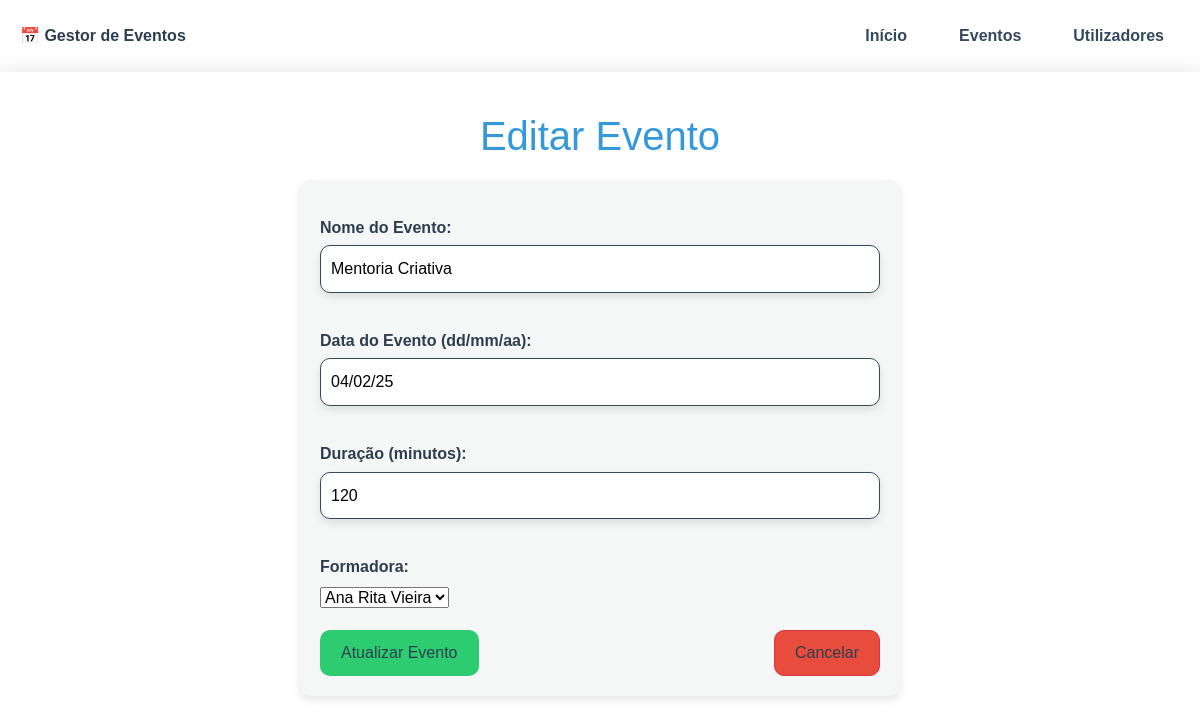
The app's page /editar_evento/1 with its own data.
### models.py (models this page shows)
class Evento(db.Model):
    id = db.Column(db.Integer, primary_key=True)
    nome = db.Column(db.String(100), nullable=False)
    data = db.Column(db.Date, nullable=False)
    duracao = db.Column(db.Integer, nullable=False)
    formadora = db.Column(db.String(100), nullable=True)
    participantes = db.relationship('Participante',
        back_populates='evento',
        cascade='all, delete-orphan'
    )

### routes.py (the view, shortened to what this page needs)
@bp.route('/editar_evento/<int:id>', methods=['GET', 'POST'])
def editar_evento(id):
    try:
        evento = Evento.query.get_or_404(id)
        return render_template('editar_evento.html', evento=evento)
    except SQLAlchemyError as e:
        logger.error(f"Database error editing event: {str(e)}")
        db.session.rollback()
        flash(f'Erro ao editar evento: {str(e)}', 'error')
    except Exception as e:
        logger.error(f"Unexpected error editing event: {str(e)}")
        flash(f'Erro inesperado: {str(e)}', 'error')
    return redirect(url_for('main.eventos'))

### templates/editar_evento.html (shortened to what this page needs)
{% extends "base.html" %}
{% block content %}
<h1>Editar Evento</h1>
<form method="POST">
    <label for="nome">Nome do Evento:</label>
    <input type="text" id="nome" name="nome" value="{{ evento.nome }}" required>
    <label for="data">Data do Evento (dd/mm/aa):</label>
    <input type="text" id="data" name="data" value="{{ evento.data.strftime('%d/%m/%y') }}" pattern="\d{2}/\d{2}/\d{2}" placeholder="dd/mm/aa" required>
    <label for="duracao">Duração (minutos):</label>
    <input type="number" id="duracao" name="duracao" value="{{ evento.duracao }}" min="30" step="30" required>
    <label for="formadora">Formadora:</label>
    <select id="formadora" name="formadora" required>
        <option value="Ana Rita Vieira" {% if evento.formadora == 'Ana Rita Vieira' %}selected{% endif %}>Ana Rita Vieira</option>
    </select>
    <div class="form-actions">
        <button type="submit" class="btn">Atualizar Evento</button>
        <a href="{{ url_for('main.eventos') }}" class="btn btn-danger">Cancelar</a>
    </div>
</form>
{% endblock %}

### templates/editar_evento.html (style rules this page uses)
h1 { text-align: center; margin: 20px 0; color: var(--primary-color); }
form { max-width: 600px; margin: 0 auto; padding: 20px; background-color: var(--background-light); border-radius: var(--border-radius); box-shadow: var(--box-shadow); }
label { display: block; margin: 15px 0 5px; color: var(--text-dark); font-weight: bold; }
input[type="text"], input[type="number"] { width: 100%; padding: 10px; margin-bottom: 20px; border: 1px solid var(--text-light); border-radius: var(--border-radius); box-shadow: var(--box-shadow); }
.btn { display: inline-block; padding: 10px 20px; background-color: var(--secondary-color); color: var(--text-dark); text-decoration: none; border-radius: var(--border-radius); transition: background-color 0.3s ease; }
.btn-danger { background-color: #e74c3c; }
.form-actions { display: flex; justify-content: space-between; margin-top: 20px; }
.form-actions a { margin-right: 10px; }
.form-actions a:last-child { margin-right: 0; }

### records on screen
Evento: nome "Mentoria Criativa", data "04/02/25", duracao "120", formadora "Ana Rita Vieira"
